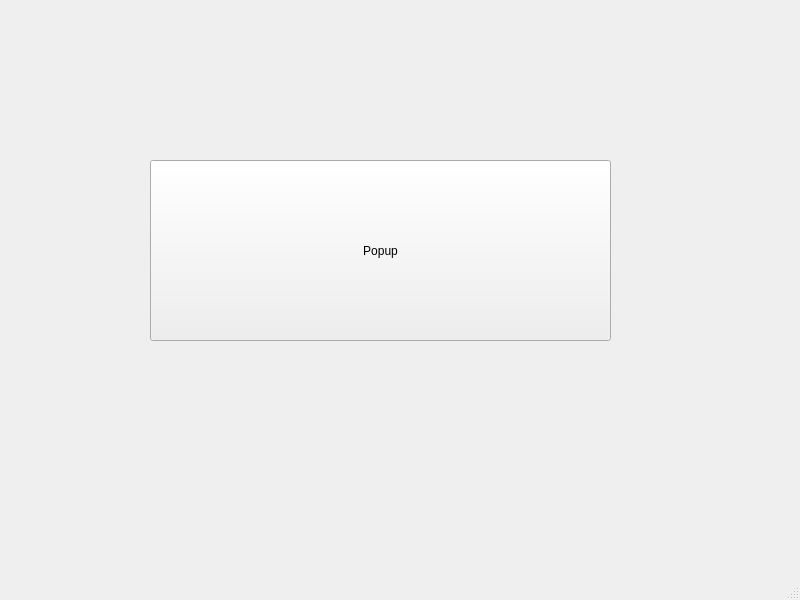
<?xml version="1.0" encoding="UTF-8"?>
<ui version="4.0">
 <class>MainWindow</class>
 <widget class="QMainWindow" name="MainWindow">
  <property name="geometry">
   <rect>
    <x>0</x>
    <y>0</y>
    <width>800</width>
    <height>600</height>
   </rect>
  </property>
  <property name="windowTitle">
   <string>MainWindow</string>
  </property>
  <widget class="QWidget" name="centralwidget">
   <widget class="QPushButton" name="pushButton">
    <property name="geometry">
     <rect>
      <x>150</x>
      <y>160</y>
      <width>461</width>
      <height>181</height>
     </rect>
    </property>
    <property name="text">
     <string>Popup</string>
    </property>
   </widget>
  </widget>
  <widget class="QMenuBar" name="menubar">
   <property name="geometry">
    <rect>
     <x>0</x>
     <y>0</y>
     <width>800</width>
     <height>32</height>
    </rect>
   </property>
  </widget>
  <widget class="QStatusBar" name="statusbar"/>
 </widget>
 <resources/>
 <connections/>
</ui>
